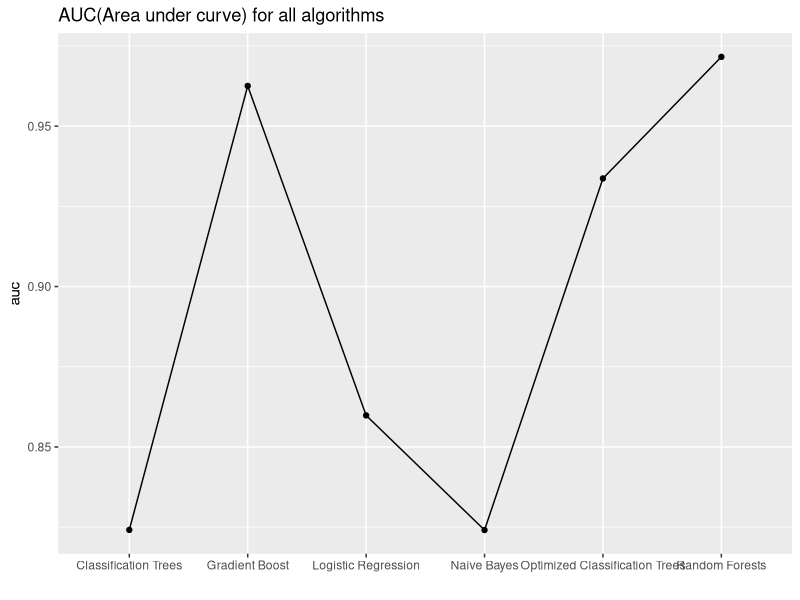
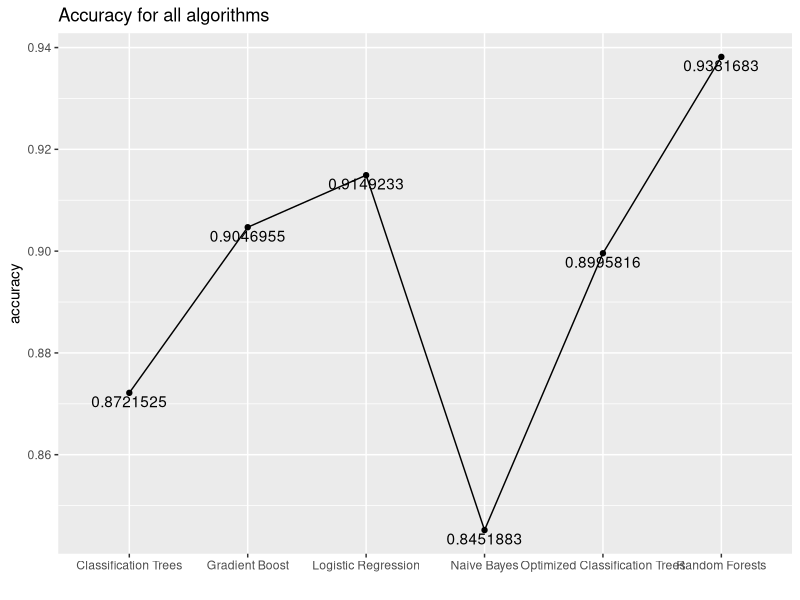
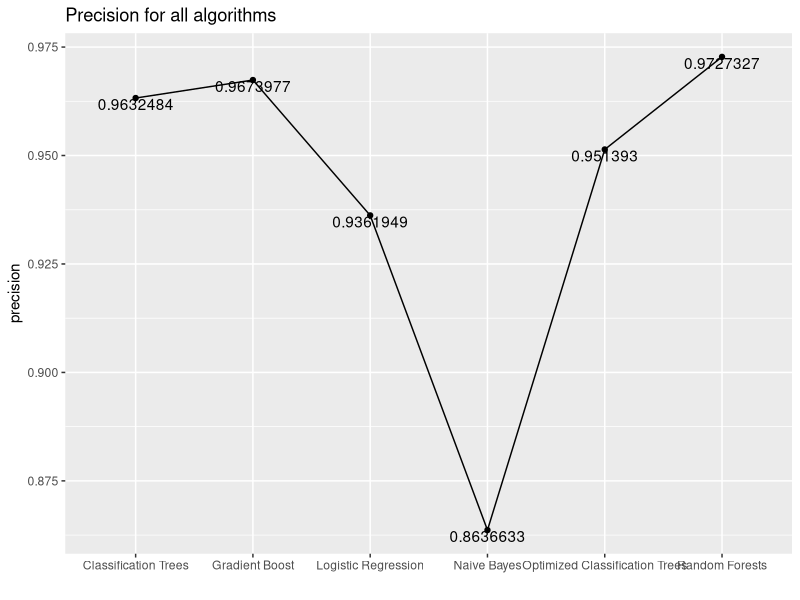
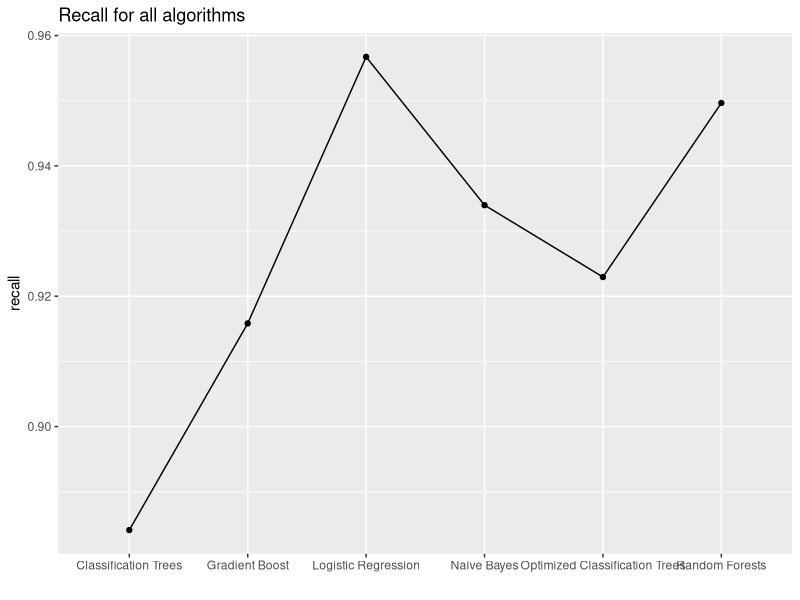
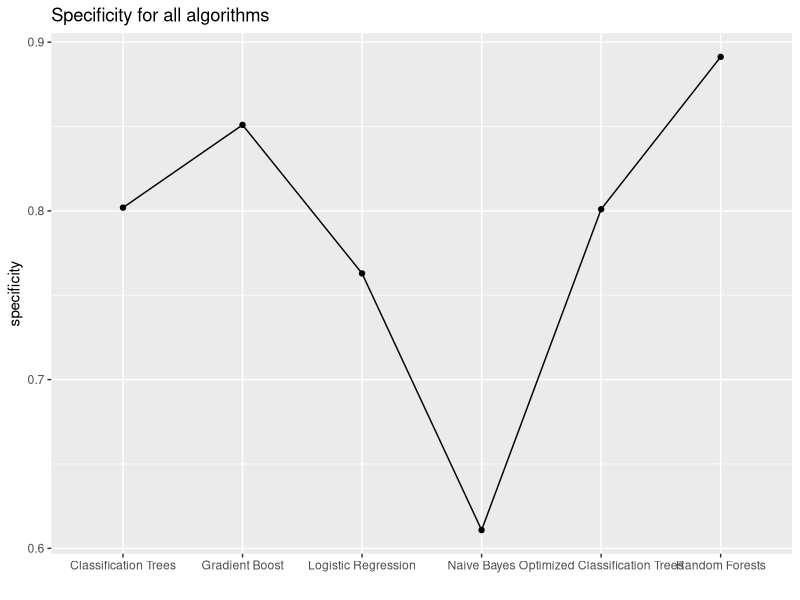

Write the R code that produced these figures, in order. (Note: this script raises an error after producing the figures.)
algoDF <- read.csv("Data/metrics.csv")
str(algoDF)
head(algoDF)

library(tidyverse)
library(RColorBrewer)

ggplot(data = algoDF,mapping = aes(x = X, y = auc)) + geom_point() + geom_line(aes(group = 1)) + ggtitle("AUC(Area under curve) for all algorithms") + xlab("")
ggplot(data = algoDF,mapping = aes(x = X, y = accuracy)) + geom_point() + geom_line(aes(group = 1)) + geom_text(aes(y = accuracy, label = accuracy,vjust = 1.2,hjust = 0.5)) + ggtitle("Accuracy for all algorithms") + xlab("")
ggplot(data = algoDF,mapping = aes(x = X, y = precision)) + geom_point() + geom_line(aes(group = 1)) + ggtitle("Precision for all algorithms") + xlab("") + geom_text(aes(y = precision, label = precision,hjust = 0.5, vjust = 1))
ggplot(data = algoDF,mapping = aes(x = X, y = recall)) + geom_point() + geom_line(aes(group = 1)) + ggtitle("Recall for all algorithms") + xlab("")
ggplot(data = algoDF,mapping = aes(x = X, y = specificity)) + geom_point() + geom_line(aes(group = 1)) + ggtitle("Specificity for all algorithms") + xlab("")
ggplot(data = algoDF,mapping = aes(x = X, y = f1Score)) + geom_point() + geom_line(aes(group = 1)) + ggtitle("f1scores for all algorithms") + xlab("")


